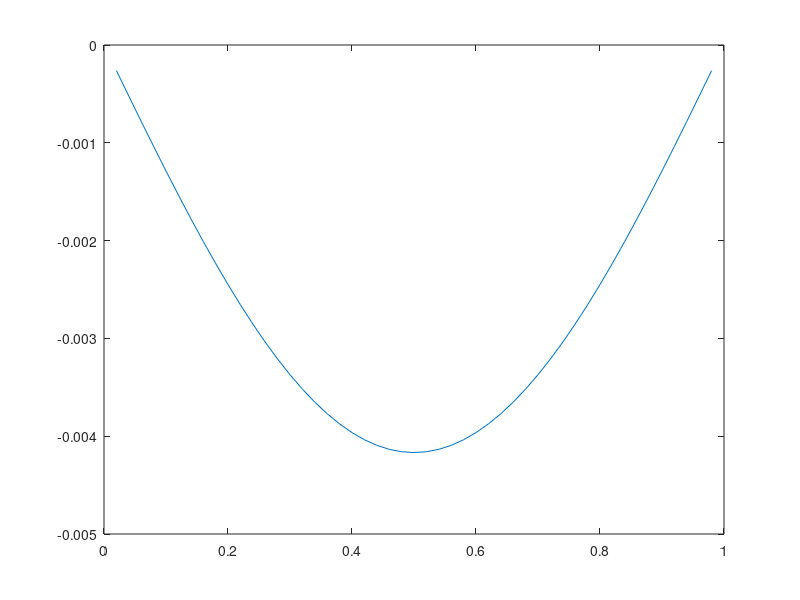

The MATLAB script that drew this image: (Note: this script raises an error after producing the figure.)
Nh = 49;
h = 1/(Nh+1);
eh = ones(Nh,1);
k0 = 5.01*pi;
A = 1/h^2 * spdiags([-eh 2*eh -eh], -1:1, Nh, Nh) - k0^2 * spdiags(eh, 0, Nh, Nh);

hmesh = (h:h:1-h)';
% f = exp( -((hmesh-1/2)/(1/16)).^2 );
f = -24*pi^2 * sin(pi*hmesh);
xstar = A \ f;
plot(hmesh,xstar-sin(pi*hmesh));
pause

x0 = xstar + rand(Nh,1)*1e-4;
x = x0;
maxiter = 1000;
err = zeros(maxiter,1);
params=[1d-13 5];
atv = @(x_)A*(x_);

for k = 1 : maxiter
  x = gmresb(x0,f,atv,params);
  x0 = x;
  % err(k) = norm(x-xstar,2);
  err(k) = norm(A*x-f,2);
  if( mod(k,10) == 0 )
    k
    clf
    hold on
    % plot(hmesh, x)
    % plot(hmesh, xstar, 'r--');
    plot( x - xstar )
    hold off
    pause
  end
end

semilogy(1:maxiter, err);

